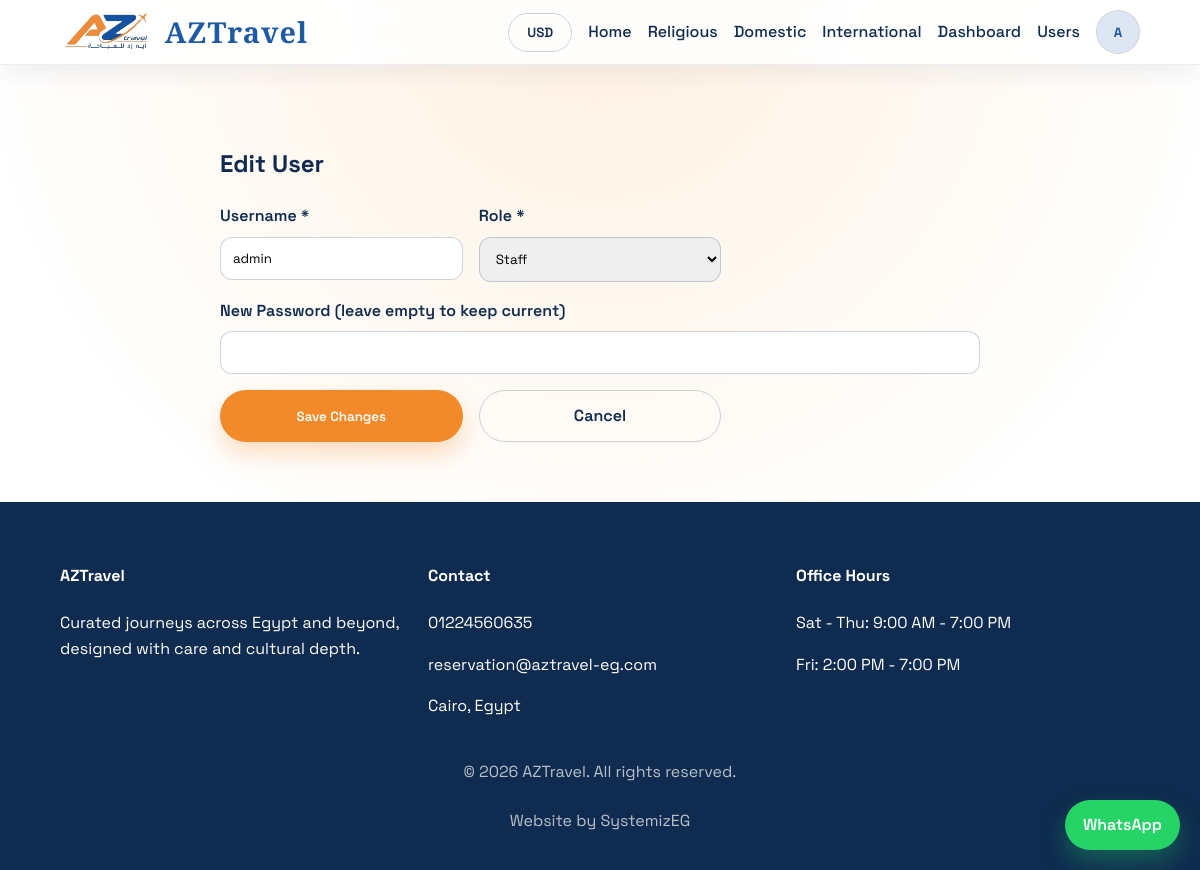
Before: /edit_user.php?id=1 (signed in) with the older database file.
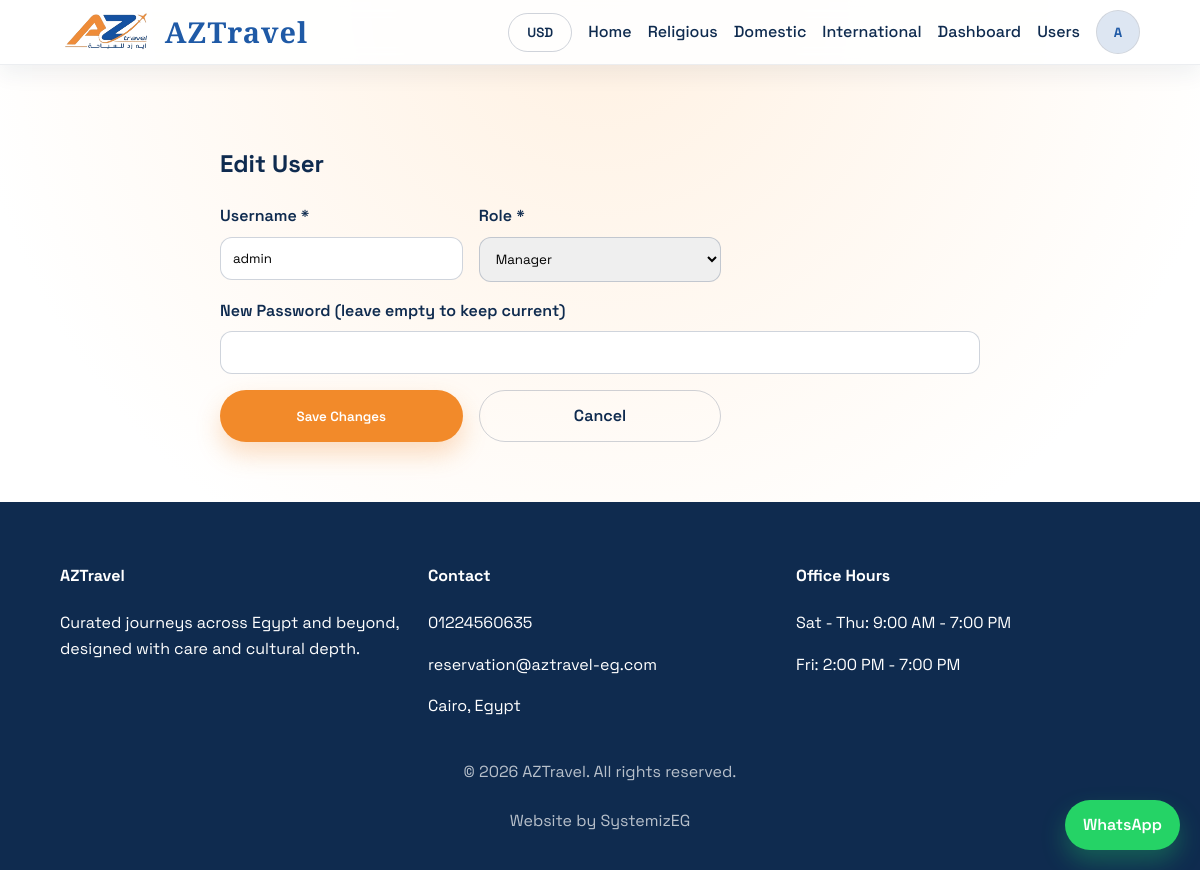
After: the same page with the newer database file.
### tables this page shows
CREATE TABLE IF NOT EXISTS users (
  id INT AUTO_INCREMENT PRIMARY KEY,
  username VARCHAR(50) NOT NULL UNIQUE,
  password_hash VARCHAR(255) NOT NULL,
  role VARCHAR(20) NOT NULL DEFAULT 'staff',
  full_name VARCHAR(120) DEFAULT NULL,
  avatar_url VARCHAR(255) DEFAULT NULL,
  created_at TIMESTAMP DEFAULT CURRENT_TIMESTAMP
);

### includes/config.php (called while the page is built, shortened)
<?php
function e(string $value): string {
    return htmlspecialchars($value, ENT_QUOTES, 'UTF-8');
}

### edit_user.php (the view, shortened to what this page needs)
<?php
require_once __DIR__ . '/includes/config.php';
require_once __DIR__ . '/includes/auth.php';
$id = isset($_GET['id']) ? (int)$_GET['id'] : 0;
$stmt = $pdo->prepare('SELECT id, username, role FROM users WHERE id = :id');
$stmt->execute(['id' => $id]);
$user = $stmt->fetch();
require_once __DIR__ . '/includes/header.php';
?>
<section class="dashboard reveal">
    <div class="container form-page">
        <h2>Edit User</h2>
        <form method="post" class="form-grid">
            <label>
                Username *
                <input type="text" name="username" value="<?php echo e($user['username']); ?>" required>
            </label>
            <label>
                Role *
                <select name="role" required>
                    <option value="staff" <?php echo ($user['role'] === 'staff') ? 'selected' : ''; ?>>Staff</option>
                    <option value="manager" <?php echo ($user['role'] === 'manager') ? 'selected' : ''; ?>>Manager</option>
                </select>
            </label>
            <label class="full">
                New Password (leave empty to keep current)
                <input type="password" name="password">
            </label>
            <button class="btn" type="submit">Save Changes</button>
            <a class="btn ghost" href="users.php">Cancel</a>
        </form>
    </div>
</section>
<?php require_once __DIR__ . '/includes/footer.php'; ?>

Changed rows visible on the page:
changed users "admin": role (not shown) → "Manager"
Other visible differences:
form field role: "Staff" → (not shown)
